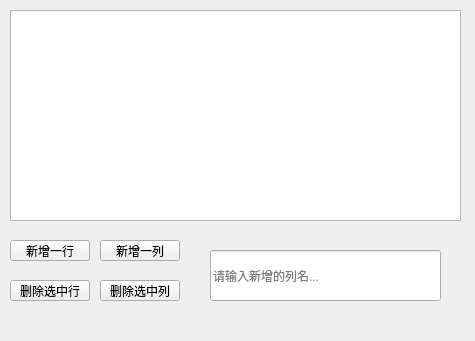
<?xml version="1.0" encoding="UTF-8"?>
<ui version="4.0">
 <class>Widget</class>
 <widget class="QWidget" name="Widget">
  <property name="geometry">
   <rect>
    <x>0</x>
    <y>0</y>
    <width>475</width>
    <height>341</height>
   </rect>
  </property>
  <property name="windowTitle">
   <string>Widget</string>
  </property>
  <widget class="QTableWidget" name="tableWidget">
   <property name="geometry">
    <rect>
     <x>10</x>
     <y>10</y>
     <width>451</width>
     <height>211</height>
    </rect>
   </property>
  </widget>
  <widget class="QPushButton" name="pushButton_addRow">
   <property name="geometry">
    <rect>
     <x>10</x>
     <y>240</y>
     <width>80</width>
     <height>21</height>
    </rect>
   </property>
   <property name="text">
    <string>新增一行</string>
   </property>
  </widget>
  <widget class="QPushButton" name="pushButton_add_Col">
   <property name="geometry">
    <rect>
     <x>100</x>
     <y>240</y>
     <width>80</width>
     <height>21</height>
    </rect>
   </property>
   <property name="text">
    <string>新增一列</string>
   </property>
  </widget>
  <widget class="QPushButton" name="pushButton_delRow">
   <property name="geometry">
    <rect>
     <x>10</x>
     <y>280</y>
     <width>80</width>
     <height>21</height>
    </rect>
   </property>
   <property name="text">
    <string>删除选中行</string>
   </property>
  </widget>
  <widget class="QPushButton" name="pushButton_delCol">
   <property name="geometry">
    <rect>
     <x>100</x>
     <y>280</y>
     <width>80</width>
     <height>21</height>
    </rect>
   </property>
   <property name="text">
    <string>删除选中列</string>
   </property>
  </widget>
  <widget class="QLineEdit" name="lineEdit">
   <property name="geometry">
    <rect>
     <x>210</x>
     <y>250</y>
     <width>231</width>
     <height>51</height>
    </rect>
   </property>
   <property name="placeholderText">
    <string>请输入新增的列名...</string>
   </property>
  </widget>
 </widget>
 <resources/>
 <connections/>
</ui>
